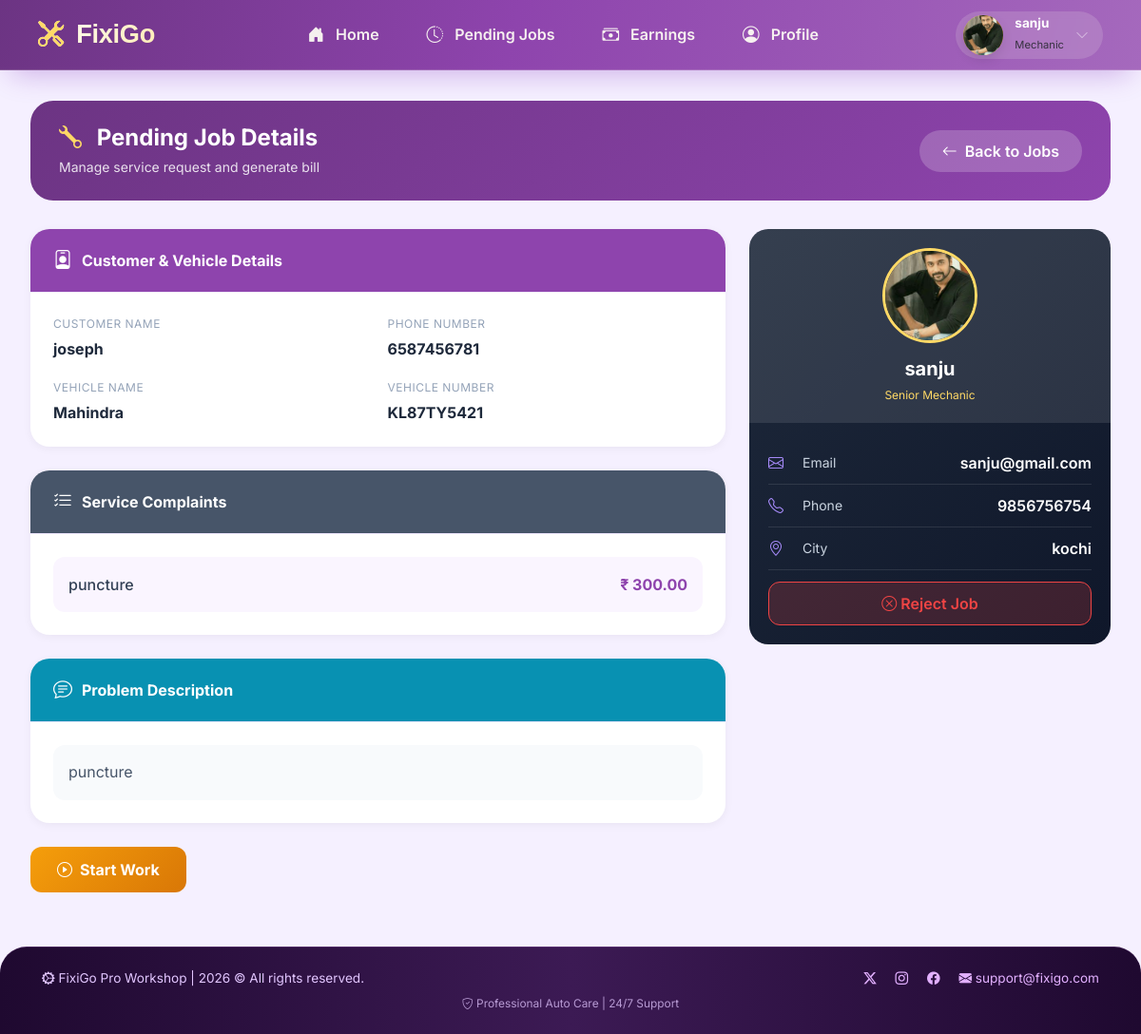
The page /mechanic/job/35/ (signed in) on the database its author committed.
### mechanic/models.py (models this page shows, shortened)
class Mechanic(models.Model):
    name = models.CharField(max_length=255)
    email = models.EmailField(unique=True)
    number = models.CharField(max_length=15)
    address = models.TextField()
    certificate = models.FileField(upload_to='mechanic_certificate/')
    aadhaar = models.TextField(max_length=12)
    experience_certificate = models.FileField(upload_to='mechanic_experience_certificate/', blank=True, null=True)
    city = models.ForeignKey(City, on_delete=models.CASCADE)
    password = models.CharField(max_length=255)
    profile_pic = models.ImageField(upload_to='mechanic_profile_pic/', blank=True, null=True)
    is_valid = models.BooleanField(default=False)
    is_reject = models.BooleanField(default=False)
    account_suspend = models.BooleanField(default=False)
    last_login_date = models.DateTimeField(blank=True, null=True)
    application_created_at = models.DateTimeField(auto_now_add=True)
    created_at = models.DateTimeField(blank=True, null=True)

### services/models.py (models this page shows, shortened)
class MechanicRequest(models.Model):
    STATUS_CHOICES = [
        ('Pending', 'Pending'),
        ('Accepted', 'Accepted'),
        ('In_progress', 'In_progress'),
        ("Completed", "Completed"),
        ('Rejected', 'Rejected'),
        ('Expired', 'Expired'),
    ]
    booking = models.ForeignKey(ServiceBooking, on_delete=models.CASCADE)
    mechanic = models.ForeignKey(Mechanic, on_delete=models.CASCADE)
    status = models.CharField(max_length=20, choices=STATUS_CHOICES, default='Pending')
    created_at = models.DateTimeField(auto_now_add=True)
    expires_at = models.DateTimeField()

class ServiceBooking(models.Model):
    STATUS_CHOICES = [
        ("Pending", "pending"),
        ("Assigned", "assigned"),
        ("Accepted", "Accepted"),
        ("Rejected", "Rejected"),
        ("In_progress", "In progress"),
        ("Completed", "Completed"),
        ("Cancelled", "cancelled")
    ]
    customer = models.ForeignKey(Customer, on_delete=models.CASCADE)
    vehicle = models.ForeignKey(Vehicle, on_delete=models.CASCADE)
    city = models.ForeignKey(City, on_delete=models.CASCADE)
    complaints = models.ManyToManyField(Complaints)
    location = models.TextField()
    problem_description = models.TextField()
    status = models.CharField(max_length=200, choices=STATUS_CHOICES, default='Pending')
    created_at = models.DateTimeField(auto_now_add=True)
    mechanic = models.ForeignKey(Mechanic, on_delete=models.SET_NULL, blank=True, null=True)
    labour_charge = models.DecimalField(max_digits=10, decimal_places=2, blank=True, null=True)
    total_price = models.DecimalField(max_digits=10, decimal_places=2, blank=True, null=True)
    rejected_mechanics = models.ManyToManyField(Mechanic, blank=True, related_name="rejected_bookings")
    cancel_reason = models.TextField(blank=True, null=True)
    cancelled_by = models.CharField(max_length=20, blank=True, null=True)

class Complaints(models.Model):
    complaint_name = models.CharField(255)
    basic_service_price = models.DecimalField(max_digits=10, decimal_places=2)

### customer/models.py (models this page shows, shortened)
class Customer(models.Model):
    user = models.OneToOneField(User, on_delete=models.CASCADE)
    name = models.CharField(max_length=255)
    number = models.CharField(max_length=15)
    address = models.TextField()
    profile_pic = models.ImageField(upload_to='profile_pic/',null=True, blank=True)
    city = models.ForeignKey('customer.City', on_delete=models.CASCADE)
    is_active = models.BooleanField(default=True)

class Vehicle(models.Model):
    customer = models.ForeignKey('customer.Customer', on_delete=models.CASCADE, related_name="vehicles")
    vehicle_name = models.CharField(max_length=255)
    vehicle_model = models.CharField(max_length=200)
    vehicle_year = models.IntegerField()
    vehicle_number = models.CharField(max_length=30)

class City(models.Model):
    name = models.CharField(max_length=255)
    def __str__(self):
        return self.name

### mechanic/views.py (the view, shortened to what this page needs)
# urls.py: path('job/<int:id>/', views.pending_job, name='pending_job'),
def pending_job(request, id):
    mechanic = check_mechanic_access(request)
    if mechanic is None:
        return redirect('login_mechanic')
    job = get_object_or_404(MechanicRequest, id=id, mechanic=mechanic,
        status__in = ["Accepted", "In_progress"]
    )
    booking = job.booking
    stocks = StockManagement.objects.filter(
        mechanic=mechanic,
        quantity__gt=0
    )
    return render(request, 'pending_job.html', {
        'job': job,
        'mechanic': mechanic,
        'stocks': stocks,
    })

### mechanic/templates/pending_job.html (shortened to what this page needs)
{% extends 'base_mechanic.html' %}
{% load static %}
{% block content %}
<div class="job-container">
    <div class="job-header">
        <div>
            <h2><i class="bi bi-wrench"></i> Pending Job Details</h2>
            <p>Manage service request and generate bill</p>
        </div>
        <a href="{% url 'pending_jobs_list' %}" class="btn-back">
            <i class="bi bi-arrow-left"></i> Back to Jobs
        </a>
    </div>
    <form method="POST">
        <div class="two-columns">
            <div>
                <div class="card-modern">
                    <div class="card-title" style="background: #8e44ad; color: white;">
                        <i class="bi bi-person-badge"></i>
                        Customer & Vehicle Details
                    </div>
                    <div class="card-content">
                        <div class="info-grid">
                            <div class="info-item">
                                <span class="info-label">Customer Name</span>
                                <span class="info-value">{{ job.booking.customer.name }}</span>
                            </div>
                            <div class="info-item">
                                <span class="info-label">Phone Number</span>
                                <span class="info-value">{{ job.booking.customer.number }}</span>
                            </div>
                            <div class="info-item">
                                <span class="info-label">Vehicle Name</span>
                                <span class="info-value">{{ job.booking.vehicle.vehicle_name }}</span>
                            </div>
                            <div class="info-item">
                                <span class="info-label">Vehicle Number</span>
                                <span class="info-value">{{ job.booking.vehicle.vehicle_number }}</span>
                            </div>
                        </div>
                    </div>
                </div>
                <div class="card-modern">
                    <div class="card-title" style="background: #475569; color: white;">
                        <i class="bi bi-list-check"></i>
                        Service Complaints
                    </div>
                    <div class="card-content">
                        <div class="complaints-list">
                            {% for complaint in job.booking.complaints.all %}
                            <div class="complaint-row">
                                <span class="complaint-name">{{ complaint.complaint_name }}</span>
                                <span class="complaint-price">₹ {{ complaint.basic_service_price }}</span>
                            </div>
                            {% empty %}
                            <div class="complaint-row">
                                <span class="text-muted">No complaints added</span>
                            </div>
                            {% endfor %}
                        </div>
                    </div>
                </div>
                <div class="card-modern">
                    <div class="card-title" style="background: #0891b2; color: white;">
                        <i class="bi bi-chat-text"></i>
                        Problem Description
                    </div>
                    <div class="card-content">
                        <div class="problem-box">
                            {{ job.booking.problem_description }}
                        </div>
                    </div>
                </div>
                {% if job.status == "Accepted" %}
                <div style="margin-bottom: 25px;">
                    <a href="{% url 'inprogress_status' job.id %}" class="btn-start-work">
                        <i class="bi bi-play-circle"></i> Start Work
                    </a>
                </div>
                {% endif %}
            </div>
            <div>
                <div class="mechanic-card">
                    <div class="mechanic-header">
                        {% if mechanic.profile_pic %}
                        <img src="{{ mechanic.profile_pic.url }}" class="mechanic-avatar" alt="Mechanic">
                        {% else %}
                        <div class="mechanic-avatar" style="background:#475569; display:flex;align-items:center;justify-content:center;">
                            <i class="bi bi-person fs-1 text-white"></i>
                        </div>
                        {% endif %}
                        <div class="mechanic-name">{{ mechanic.name }}</div>
                        <div class="mechanic-role">Senior Mechanic</div>
                    </div>
                    <div class="mechanic-body">
                        <div class="mechanic-detail">
                            <i class="bi bi-envelope"></i>
                            <span>Email</span>
                            <strong>{{ mechanic.email }}</strong>
                        </div>
                        <div class="mechanic-detail">
                            <i class="bi bi-telephone"></i>
                            <span>Phone</span>
                            <strong>{{ mechanic.number }}</strong>
                        </div>
                        <div class="mechanic-detail">
                            <i class="bi bi-geo-alt"></i>
                            <span>City</span>
                            <strong>{{ mechanic.city }}</strong>
                        </div>
                        <a href="{% url 'cancel_booking_mechanic' job.id %}" class="btn-reject" onclick="return confirm('Are you sure?')">
                            <i class="bi bi-x-circle"></i> Reject Job
                        </a>
                    </div>
                </div>
            </div>
        </div>
    </form>
</div>
{% endblock %}

### mechanic/templates/base_mechanic.html (shortened to what this page needs)
<!DOCTYPE html>
<html lang="en">
<head>
    <link href="https://cdn.jsdelivr.net/npm/bootstrap@5.3.2/dist/css/bootstrap.min.css" rel="stylesheet">
    <link href="https://cdn.jsdelivr.net/npm/bootstrap-icons/font/bootstrap-icons.css" rel="stylesheet">
</head>
<body>
    <header>
        <nav class="navbar navbar-expand-lg navbar-purple">
            <div class="container-fluid px-0 px-md-2">
                <a class="navbar-brand" href="{% url 'home_mechanic' %}">
                    <i class="bi bi-tools"></i> FixiGo
                </a>
                <div class="collapse navbar-collapse" id="mechanicNavbar">
                    <ul class="navbar-nav mx-auto mb-2 mb-lg-0 align-items-center">
                        <li class="nav-item">
                            <a class="nav-link nav-link-custom {% if request.resolver_match.url_name == 'home_mechanic' %}active{% endif %}" href="{% url 'home_mechanic' %}">
                                <i class="bi bi-house-door-fill"></i> <span>Home</span>
                            </a>
                        </li>
                        <li class="nav-item">
                            <a class="nav-link nav-link-custom {% if request.resolver_match.url_name == 'pending_jobs_list' %}active{% endif %}" href="{% url 'pending_jobs_list' %}">
                                <i class="bi bi-clock-history"></i> <span>Pending Jobs</span>
                            </a>
                        </li>
                        <li class="nav-item">
                            <a class="nav-link nav-link-custom {% if request.resolver_match.url_name == 'earnings' %}active{% endif %}" href="{% url 'earnings' %}">
                                <i class="bi bi-cash-stack"></i> <span>Earnings</span>
                            </a>
                        </li>
                        <li class="nav-item">
                            <a class="nav-link nav-link-custom {% if request.resolver_match.url_name == 'profile_page_mechanic' %}active{% endif %}" href="{% url 'profile_page_mechanic' %}">
                                <i class="bi bi-person-circle"></i> <span>Profile</span>
                            </a>
                        </li>
                    </ul>
                    <div class="profile-dropdown-wrapper" style="position: relative;">
                        <div class="profile-header" id="profilePillBtn">
                            <div class="avatar-circle">
                                {% if mechanic.profile_pic %}
                                    <img src="{{ mechanic.profile_pic.url }}" alt="Profile">
                                {% else %}
                                    {{ mechanic.name|slice:":1"|upper|default:"M" }}
                                {% endif %}
                            </div>
                            <div class="user-info">
                                <h6>{{ mechanic.name|default:"Mechanic" }}</h6>
                                <small>Mechanic</small>
                            </div>
                            <i class="bi bi-chevron-down text-white-50 small"></i>
                        </div>
                    </div>
                </div>
            </div>
        </nav>
    </header>
    <main class="main-content">
        {% block content %}{% endblock %}
    </main>
    <footer class="footer-purple">
        <div class="container-fluid">
            <div class="row align-items-center gy-3">
                <div class="col-md-6 text-center text-md-start">
                    <i class="bi bi-gear-wide-connected"></i> FixiGo Pro Workshop | <span id="currentYear"></span> © All rights reserved.
                </div>
                <div class="col-md-6 text-center text-md-end">
                    <a href="#" class="me-3"><i class="bi bi-twitter-x"></i></a>
                    <a href="#" class="me-3"><i class="bi bi-instagram"></i></a>
                    <a href="#" class="me-3"><i class="bi bi-facebook"></i></a>
                    <a href="#"><i class="bi bi-envelope-fill"></i> support@fixigo.com</a>
                </div>
            </div>
            <div class="row mt-2">
                <div class="col text-center small opacity-75">
                    <i class="bi bi-shield-check"></i> Professional Auto Care | 24/7 Support
                </div>
            </div>
        </div>
    </footer>
</body>
</html>

### rows shown on the page
Mechanic: profile_pic (picture), name "sanju", email "sanju@gmail.com", number "9856756754", city "kochi"
MechanicRequest: booking.customer.name "joseph", booking.customer.number "6587456781", booking.vehicle.vehicle_name "Mahindra", booking.vehicle.vehicle_number "KL87TY5421", booking.problem_description "puncture"
Complaints: complaint_name "puncture", basic_service_price "300.00"
